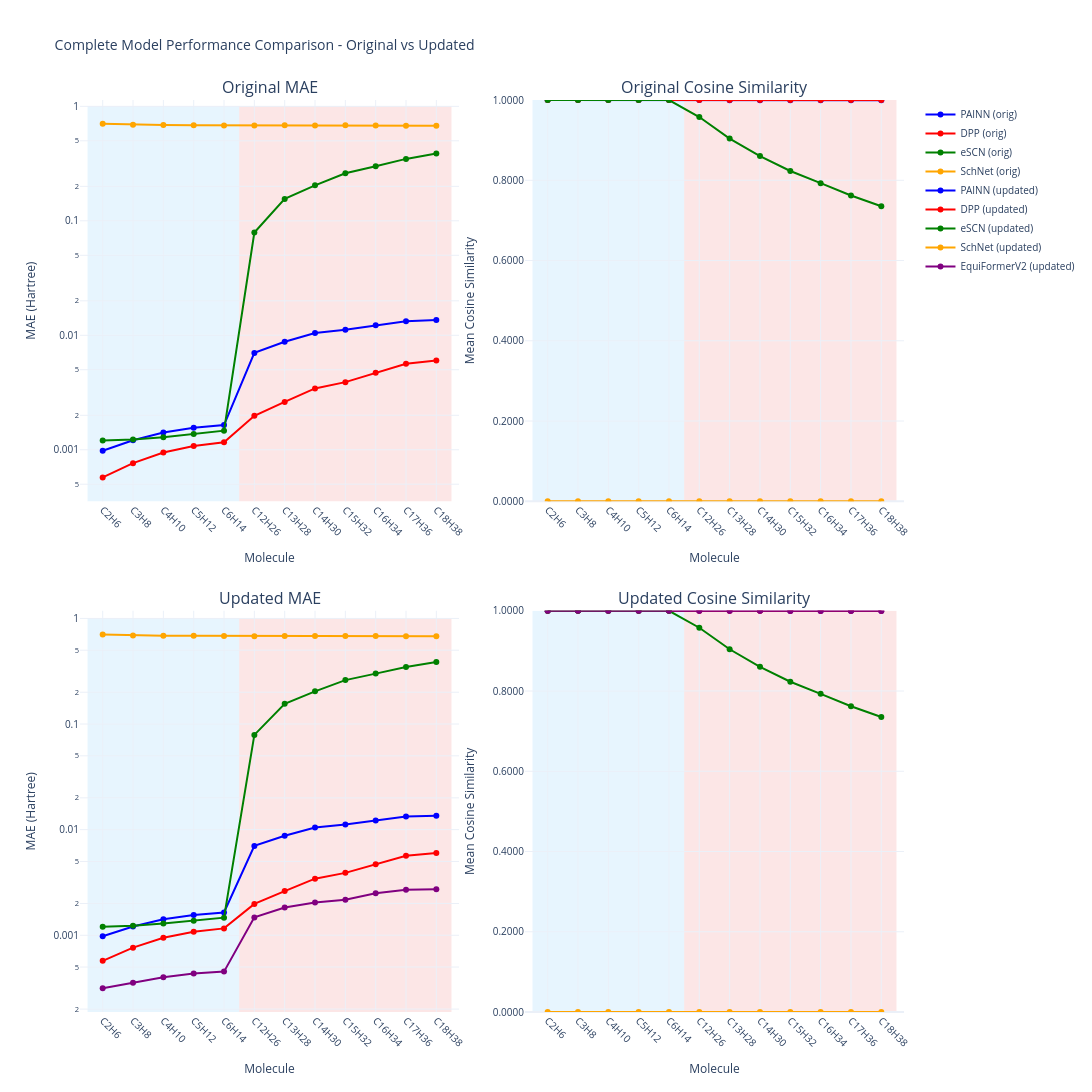

Notebook code for this chart:
### Code cell
# Combined all plots in a 2x2 grid
from plotly.subplots import make_subplots

fig_all = make_subplots(
    rows=2, cols=2,
    subplot_titles=[
        'Original MAE',
        'Original Cosine Similarity', 
        'Updated MAE',
        'Updated Cosine Similarity'
    ],
    vertical_spacing=0.12,
    horizontal_spacing=0.08
)

# Plot 1: Original MAE (top-left)
for model in ['PAINN', 'DPP', 'eSCN', 'SchNet', 'GemNet']:
    if model in metrics:
        model_data = df[df['Model'] == model]
        
        if not model_data['MAE'].isna().all():
            fig_all.add_trace(
                go.Scatter(
                    x=model_data['Molecule'],
                    y=model_data['MAE'],
                    mode='markers+lines',
                    name=f"{model} (orig)",
                    line=dict(color=model_colors[model]),
                    marker=dict(size=6, color=model_colors[model]),
                    showlegend=True
                ),
                row=1, col=1
            )

# Plot 2: Original Cosine Similarity (top-right)
for model in ['PAINN', 'DPP', 'eSCN', 'SchNet', 'GemNet']:
    if model in metrics:
        model_data = df[df['Model'] == model]
        
        fig_all.add_trace(
            go.Scatter(
                x=model_data['Molecule'],
                y=model_data['Cosine_Similarity'],
                mode='markers+lines',
                name=f"{model} (orig)",
                line=dict(color=model_colors[model]),
                marker=dict(size=6, color=model_colors[model]),
                showlegend=False
            ),
            row=1, col=2
        )

# Plot 3: Updated MAE (bottom-left)  
for model in df_updated['Model'].unique():
    model_data = df_updated[df_updated['Model'] == model]
    
    if not model_data['MAE'].isna().all():
        fig_all.add_trace(
            go.Scatter(
                x=model_data['Molecule'],
                y=model_data['MAE'],
                mode='markers+lines',
                name=f"{model} (updated)",
                line=dict(color=model_colors_updated[model]),
                marker=dict(size=6, color=model_colors_updated[model]),
                showlegend=True
            ),
            row=2, col=1
        )

# Plot 4: Updated Cosine Similarity (bottom-right)
for model in df_updated['Model'].unique():
    model_data = df_updated[df_updated['Model'] == model]
    
    fig_all.add_trace(
        go.Scatter(
            x=model_data['Molecule'],
            y=model_data['Cosine_Similarity'],
            mode='markers+lines',
            name=f"{model} (updated)",
            line=dict(color=model_colors_updated[model]),
            marker=dict(size=6, color=model_colors_updated[model]),
            showlegend=False
        ),
        row=2, col=2
    )

# Calculate proper Y-axis ranges for MAE plots
y_min_mae_orig = df['MAE'].min() * 0.9 if not df['MAE'].isna().all() else 0.0001
y_max_mae_orig = df['MAE'].max() * 1.1 if not df['MAE'].isna().all() else 0.001
y_min_mae_updated = df_updated['MAE'].min() * 0.9
y_max_mae_updated = df_updated['MAE'].max() * 1.1

# Add background rectangles for all 4 subplots
molecule_names = ['C2H6', 'C3H8', 'C4H10', 'C5H12', 'C6H14', 'C7H16', 'C8H18', 'C9H20', 'C10H22', 'C11H24', 'C12H26', 'C13H28']
num_molecules = len(molecule_names)

# Train data background (first 5 molecules: C2H6 to C6H14) - all 4 subplots
# MAE plots use actual data range
fig_all.add_shape(type="rect",
                 x0=-0.5, x1=4.5, y0=y_min_mae_orig, y1=y_max_mae_orig,
                 fillcolor="LightSkyBlue", opacity=0.2,
                 layer="below", line_width=0, row=1, col=1)
fig_all.add_shape(type="rect",
                 x0=-0.5, x1=4.5, y0=y_min_mae_updated, y1=y_max_mae_updated,
                 fillcolor="LightSkyBlue", opacity=0.2,
                 layer="below", line_width=0, row=2, col=1)
# Cosine similarity plots use paper reference
fig_all.add_shape(type="rect",
                 x0=-0.5, x1=4.5, y0=0, y1=1,
                 fillcolor="LightSkyBlue", opacity=0.2,
                 layer="below", line_width=0, yref="paper", row=1, col=2)
fig_all.add_shape(type="rect",
                 x0=-0.5, x1=4.5, y0=0, y1=1,
                 fillcolor="LightSkyBlue", opacity=0.2,
                 layer="below", line_width=0, yref="paper", row=2, col=2)

# Test data background (last 7 molecules: C7H16 to C13H28) - all 4 subplots
fig_all.add_shape(type="rect",
                 x0=4.5, x1=num_molecules-0.5, y0=y_min_mae_orig, y1=y_max_mae_orig,
                 fillcolor="LightCoral", opacity=0.2,
                 layer="below", line_width=0, row=1, col=1)
fig_all.add_shape(type="rect",
                 x0=4.5, x1=num_molecules-0.5, y0=y_min_mae_updated, y1=y_max_mae_updated,
                 fillcolor="LightCoral", opacity=0.2,
                 layer="below", line_width=0, row=2, col=1)
fig_all.add_shape(type="rect",
                 x0=4.5, x1=num_molecules-0.5, y0=0, y1=1,
                 fillcolor="LightCoral", opacity=0.2,
                 layer="below", line_width=0, yref="paper", row=1, col=2)
fig_all.add_shape(type="rect",
                 x0=4.5, x1=num_molecules-0.5, y0=0, y1=1,
                 fillcolor="LightCoral", opacity=0.2,
                 layer="below", line_width=0, yref="paper", row=2, col=2)

# Update x-axes for all subplots
for row in [1, 2]:
    for col in [1, 2]:
        fig_all.update_xaxes(
            title_text="Molecule",
            tickangle=45,
            row=row, col=col
        )

# Update y-axes with linear scale for MAE plots
fig_all.update_yaxes(
    title_text="MAE (Hartree)", 
    range=[y_min_mae_orig, y_max_mae_orig],
    tickformat=".6f",
    row=1, col=1
)
fig_all.update_yaxes(
    title_text="MAE (Hartree)", 
    range=[y_min_mae_updated, y_max_mae_updated],
    tickformat=".6f",
    row=2, col=1
)

# Cosine similarity plots (right column) - linear scale
fig_all.update_yaxes(
    title_text="Mean Cosine Similarity", 
    range=[0, 1.0001],
    tickformat=".4f",
    row=1, col=2
)
fig_all.update_yaxes(
    title_text="Mean Cosine Similarity", 
    range=[0, 1.0001],
    tickformat=".4f",
    row=2, col=2
)

# Update layout
fig_all.update_layout(
    title="Complete Model Performance Comparison - Original vs Updated",
    template="plotly_white",
    font=dict(size=10),
    width=1600,
    height=1200,
    legend=dict(
        x=1.02,
        y=1,
        xanchor='left',
        yanchor='top'
    )
)

fig_all.show()

### Figure 1 — Plotly figure (JSON) as saved in the notebook; plotly's stock layout.template omitted (floating-point values rounded to 4 significant figures)
{"data": [{"line": {"color": "blue"}, "marker": {"color": "blue", "size": 6}, "mode": "markers+lines", "name": "PAINN (orig)", "showlegend": true, "type": "scatter", "x": ["C2H6", "C3H8", "C4H10", "C5H12", "C6H14", "C12H26", "C13H28", "C14H30", "C15H32", "C16H34", "C17H36", "C18H38"], "xaxis": "x", "y": [0.0009793, 0.001212, 0.001416, 0.001559, 0.001643, 0.007013, 0.008766, 0.01048, 0.01117, 0.01221, 0.01329, 0.01357], "yaxis": "y"}, {"line": {"color": "red"}, "marker": {"color": "red", "size": 6}, "mode": "markers+lines", "name": "DPP (orig)", "showlegend": true, "type": "scatter", "x": ["C2H6", "C3H8", "C4H10", "C5H12", "C6H14", "C12H26", "C13H28", "C14H30", "C15H32", "C16H34", "C17H36", "C18H38"], "xaxis": "x", "y": [0.0005726, 0.0007633, 0.000947, 0.001077, 0.001161, 0.00198, 0.002619, 0.003435, 0.003897, 0.00471, 0.005648, 0.006013], "yaxis": "y"}, {"line": {"color": "green"}, "marker": {"color": "green", "size": 6}, "mode": "markers+lines", "name": "eSCN (orig)", "showlegend": true, "type": "scatter", "x": ["C2H6", "C3H8", "C4H10", "C5H12", "C6H14", "C12H26", "C13H28", "C14H30", "C15H32", "C16H34", "C17H36", "C18H38"], "xaxis": "x", "y": [0.001202, 0.001232, 0.001289, 0.001372, 0.001468, 0.07894, 0.1555, 0.204, 0.2605, 0.3001, 0.3474, 0.3871], "yaxis": "y"}, {"line": {"color": "orange"}, "marker": {"color": "orange", "size": 6}, "mode": "markers+lines", "name": "SchNet (orig)", "showlegend": true, "type": "scatter", "x": ["C2H6", "C3H8", "C4H10", "C5H12", "C6H14", "C12H26", "C13H28", "C14H30", "C15H32", "C16H34", "C17H36", "C18H38"], "xaxis": "x", "y": [0.7036, 0.6897, 0.6855, 0.6835, 0.6818, 0.6792, 0.6826, 0.6808, 0.6825, 0.6803, 0.6769, 0.6779], "yaxis": "y"}, {"line": {"color": "blue"}, "marker": {"color": "blue", "size": 6}, "mode": "markers+lines", "name": "PAINN (orig)", "showlegend": false, "type": "scatter", "x": ["C2H6", "C3H8", "C4H10", "C5H12", "C6H14", "C12H26", "C13H28", "C14H30", "C15H32", "C16H34", "C17H36", "C18H38"], "xaxis": "x2", "y": [1.0, 1.0, 1.0, 1.0, 1.0, 0.9999, 0.9998, 0.9997, 0.9997, 0.9996, 0.9995, 0.9995], "yaxis": "y2"}, {"line": {"color": "red"}, "marker": {"color": "red", "size": 6}, "mode": "markers+lines", "name": "DPP (orig)", "showlegend": false, "type": "scatter", "x": ["C2H6", "C3H8", "C4H10", "C5H12", "C6H14", "C12H26", "C13H28", "C14H30", "C15H32", "C16H34", "C17H36", "C18H38"], "xaxis": "x2", "y": [1.0, 1.0, 1.0, 1.0, 1.0, 1.0, 1.0, 1.0, 1.0, 0.9999, 0.9999, 0.9999], "yaxis": "y2"}, {"line": {"color": "green"}, "marker": {"color": "green", "size": 6}, "mode": "markers+lines", "name": "eSCN (orig)", "showlegend": false, "type": "scatter", "x": ["C2H6", "C3H8", "C4H10", "C5H12", "C6H14", "C12H26", "C13H28", "C14H30", "C15H32", "C16H34", "C17H36", "C18H38"], "xaxis": "x2", "y": [1.0, 1.0, 1.0, 1.0, 1.0, 0.9577, 0.904, 0.8603, 0.8231, 0.7929, 0.7621, 0.7352], "yaxis": "y2"}, {"line": {"color": "orange"}, "marker": {"color": "orange", "size": 6}, "mode": "markers+lines", "name": "SchNet (orig)", "showlegend": false, "type": "scatter", "x": ["C2H6", "C3H8", "C4H10", "C5H12", "C6H14", "C12H26", "C13H28", "C14H30", "C15H32", "C16H34", "C17H36", "C18H38"], "xaxis": "x2", "y": [0.0, 0.0, 0.0, 0.0, 0.0, 0.0, 0.0, 0.0, 0.0, 0.0, 0.0, 0.0], "yaxis": "y2"}, {"line": {"color": "blue"}, "marker": {"color": "blue", "size": 6}, "mode": "markers+lines", "name": "PAINN (updated)", "showlegend": true, "type": "scatter", "x": ["C2H6", "C3H8", "C4H10", "C5H12", "C6H14", "C12H26", "C13H28", "C14H30", "C15H32", "C16H34", "C17H36", "C18H38"], "xaxis": "x3", "y": [0.0009793, 0.001212, 0.001416, 0.001559, 0.001643, 0.007013, 0.008766, 0.01048, 0.01117, 0.01221, 0.01329, 0.01357], "yaxis": "y3"}, {"line": {"color": "red"}, "marker": {"color": "red", "size": 6}, "mode": "markers+lines", "name": "DPP (updated)", "showlegend": true, "type": "scatter", "x": ["C2H6", "C3H8", "C4H10", "C5H12", "C6H14", "C12H26", "C13H28", "C14H30", "C15H32", "C16H34", "C17H36", "C18H38"], "xaxis": "x3", "y": [0.0005726, 0.0007633, 0.000947, 0.001077, 0.001161, 0.00198, 0.002619, 0.003435, 0.003897, 0.00471, 0.005648, 0.006013], "yaxis": "y3"}, {"line": {"color": "green"}, "marker": {"color": "green", "size": 6}, "mode": "markers+lines", "name": "eSCN (updated)", "showlegend": true, "type": "scatter", "x": ["C2H6", "C3H8", "C4H10", "C5H12", "C6H14", "C12H26", "C13H28", "C14H30", "C15H32", "C16H34", "C17H36", "C18H38"], "xaxis": "x3", "y": [0.001202, 0.001232, 0.001289, 0.001372, 0.001468, 0.07894, 0.1555, 0.204, 0.2605, 0.3001, 0.3474, 0.3871], "yaxis": "y3"}, {"line": {"color": "orange"}, "marker": {"color": "orange", "size": 6}, "mode": "markers+lines", "name": "SchNet (updated)", "showlegend": true, "type": "scatter", "x": ["C2H6", "C3H8", "C4H10", "C5H12", "C6H14", "C12H26", "C13H28", "C14H30", "C15H32", "C16H34", "C17H36", "C18H38"], "xaxis": "x3", "y": [0.7036, 0.6897, 0.6855, 0.6835, 0.6818, 0.6792, 0.6826, 0.6808, 0.6825, 0.6803, 0.6769, 0.6779], "yaxis": "y3"}, {"line": {"color": "purple"}, "marker": {"color": "purple", "size": 6}, "mode": "markers+lines", "name": "EquiFormerV2 (updated)", "showlegend": true, "type": "scatter", "x": ["C2H6", "C3H8", "C4H10", "C5H12", "C6H14", "C12H26", "C13H28", "C14H30", "C15H32", "C16H34", "C17H36", "C18H38"], "xaxis": "x3", "y": [0.0003154, 0.000355, 0.0004002, 0.0004334, 0.0004526, 0.001477, 0.001828, 0.002046, 0.002173, 0.002501, 0.002694, 0.002723], "yaxis": "y3"}, {"line": {"color": "blue"}, "marker": {"color": "blue", "size": 6}, "mode": "markers+lines", "name": "PAINN (updated)", "showlegend": false, "type": "scatter", "x": ["C2H6", "C3H8", "C4H10", "C5H12", "C6H14", "C12H26", "C13H28", "C14H30", "C15H32", "C16H34", "C17H36", "C18H38"], "xaxis": "x4", "y": [1.0, 1.0, 1.0, 1.0, 1.0, 0.9999, 0.9998, 0.9997, 0.9997, 0.9996, 0.9995, 0.9995], "yaxis": "y4"}, {"line": {"color": "red"}, "marker": {"color": "red", "size": 6}, "mode": "markers+lines", "name": "DPP (updated)", "showlegend": false, "type": "scatter", "x": ["C2H6", "C3H8", "C4H10", "C5H12", "C6H14", "C12H26", "C13H28", "C14H30", "C15H32", "C16H34", "C17H36", "C18H38"], "xaxis": "x4", "y": [1.0, 1.0, 1.0, 1.0, 1.0, 1.0, 1.0, 1.0, 1.0, 0.9999, 0.9999, 0.9999], "yaxis": "y4"}, {"line": {"color": "green"}, "marker": {"color": "green", "size": 6}, "mode": "markers+lines", "name": "eSCN (updated)", "showlegend": false, "type": "scatter", "x": ["C2H6", "C3H8", "C4H10", "C5H12", "C6H14", "C12H26", "C13H28", "C14H30", "C15H32", "C16H34", "C17H36", "C18H38"], "xaxis": "x4", "y": [1.0, 1.0, 1.0, 1.0, 1.0, 0.9577, 0.904, 0.8603, 0.8231, 0.7929, 0.7621, 0.7352], "yaxis": "y4"}, {"line": {"color": "orange"}, "marker": {"color": "orange", "size": 6}, "mode": "markers+lines", "name": "SchNet (updated)", "showlegend": false, "type": "scatter", "x": ["C2H6", "C3H8", "C4H10", "C5H12", "C6H14", "C12H26", "C13H28", "C14H30", "C15H32", "C16H34", "C17H36", "C18H38"], "xaxis": "x4", "y": [0.0, 0.0, 0.0, 0.0, 0.0, 0.0, 0.0, 0.0, 0.0, 0.0, 0.0, 0.0], "yaxis": "y4"}, {"line": {"color": "purple"}, "marker": {"color": "purple", "size": 6}, "mode": "markers+lines", "name": "EquiFormerV2 (updated)", "showlegend": false, "type": "scatter", "x": ["C2H6", "C3H8", "C4H10", "C5H12", "C6H14", "C12H26", "C13H28", "C14H30", "C15H32", "C16H34", "C17H36", "C18H38"], "xaxis": "x4", "y": [1.0, 1.0, 1.0, 1.0, 1.0, 0.9999, 1.0, 1.0, 1.0, 0.9999, 0.9999, 0.9999], "yaxis": "y4"}], "layout": {"annotations": [{"font": {"size": 16}, "showarrow": false, "text": "Original MAE", "x": 0.23, "xanchor": "center", "xref": "paper", "y": 1, "yanchor": "bottom", "yref": "paper"}, {"font": {"size": 16}, "showarrow": false, "text": "Original Cosine Similarity", "x": 0.77, "xanchor": "center", "xref": "paper", "y": 1, "yanchor": "bottom", "yref": "paper"}, {"font": {"size": 16}, "showarrow": false, "text": "Updated MAE", "x": 0.23, "xanchor": "center", "xref": "paper", "y": 0.44, "yanchor": "bottom", "yref": "paper"}, {"font": {"size": 16}, "showarrow": false, "text": "Updated Cosine Similarity", "x": 0.77, "xanchor": "center", "xref": "paper", "y": 0.44, "yanchor": "bottom", "yref": "paper"}], "font": {"size": 10}, "height": 1200, "legend": {"x": 1.02, "xanchor": "left", "y": 1, "yanchor": "top"}, "shapes": [{"fillcolor": "LightSkyBlue", "layer": "below", "line": {"width": 0}, "opacity": 0.2, "type": "rect", "x0": -0.5, "x1": 4.5, "xref": "x", "y0": 0, "y1": 1, "yref": "y"}, {"fillcolor": "LightSkyBlue", "layer": "below", "line": {"width": 0}, "opacity": 0.2, "type": "rect", "x0": -0.5, "x1": 4.5, "xref": "x2", "y0": 0, "y1": 1, "yref": "y2"}, {"fillcolor": "LightSkyBlue", "layer": "below", "line": {"width": 0}, "opacity": 0.2, "type": "rect", "x0": -0.5, "x1": 4.5, "xref": "x3", "y0": 0, "y1": 1, "yref": "y3"}, {"fillcolor": "LightSkyBlue", "layer": "below", "line": {"width": 0}, "opacity": 0.2, "type": "rect", "x0": -0.5, "x1": 4.5, "xref": "x4", "y0": 0, "y1": 1, "yref": "y4"}, {"fillcolor": "LightCoral", "layer": "below", "line": {"width": 0}, "opacity": 0.2, "type": "rect", "x0": 4.5, "x1": 11.5, "xref": "x", "y0": 0, "y1": 1, "yref": "y"}, {"fillcolor": "LightCoral", "layer": "below", "line": {"width": 0}, "opacity": 0.2, "type": "rect", "x0": 4.5, "x1": 11.5, "xref": "x2", "y0": 0, "y1": 1, "yref": "y2"}, {"fillcolor": "LightCoral", "layer": "below", "line": {"width": 0}, "opacity": 0.2, "type": "rect", "x0": 4.5, "x1": 11.5, "xref": "x3", "y0": 0, "y1": 1, "yref": "y3"}, {"fillcolor": "LightCoral", "layer": "below", "line": {"width": 0}, "opacity": 0.2, "type": "rect", "x0": 4.5, "x1": 11.5, "xref": "x4", "y0": 0, "y1": 1, "yref": "y4"}], "title": {"text": "Complete Model Performance Comparison - Original vs Updated"}, "width": 1600, "xaxis": {"anchor": "y", "domain": [0, 0.46], "tickangle": 45, "title": {"text": "Molecule"}}, "xaxis2": {"anchor": "y2", "domain": [0.54, 1], "tickangle": 45, "title": {"text": "Molecule"}}, "xaxis3": {"anchor": "y3", "domain": [0, 0.46], "tickangle": 45, "title": {"text": "Molecule"}}, "xaxis4": {"anchor": "y4", "domain": [0.54, 1], "tickangle": 45, "title": {"text": "Molecule"}}, "yaxis": {"anchor": "x", "domain": [0.56, 1], "title": {"text": "MAE (Hartree)"}, "type": "log"}, "yaxis2": {"anchor": "x2", "domain": [0.56, 1], "range": [0, 1.0], "tickformat": ".4f", "title": {"text": "Mean Cosine Similarity"}}, "yaxis3": {"anchor": "x3", "domain": [0, 0.44], "title": {"text": "MAE (Hartree)"}, "type": "log"}, "yaxis4": {"anchor": "x4", "domain": [0, 0.44], "range": [0, 1.0], "tickformat": ".4f", "title": {"text": "Mean Cosine Similarity"}}}}
